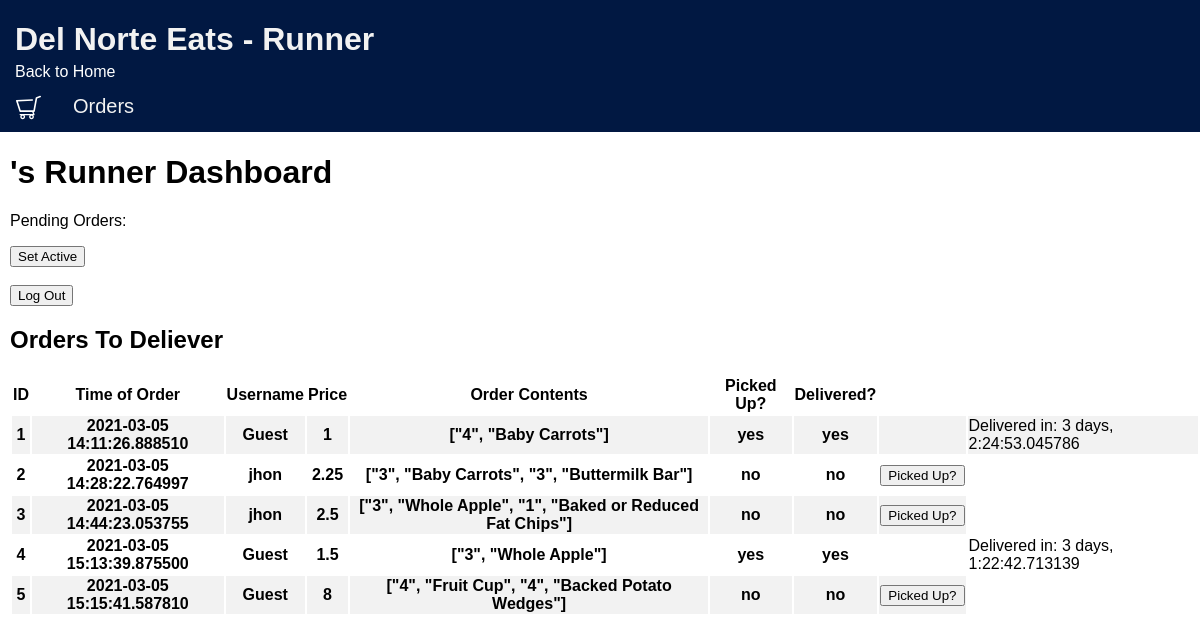
/easter_egg/runner_dashboard, run on an earlier commit of the app's database.
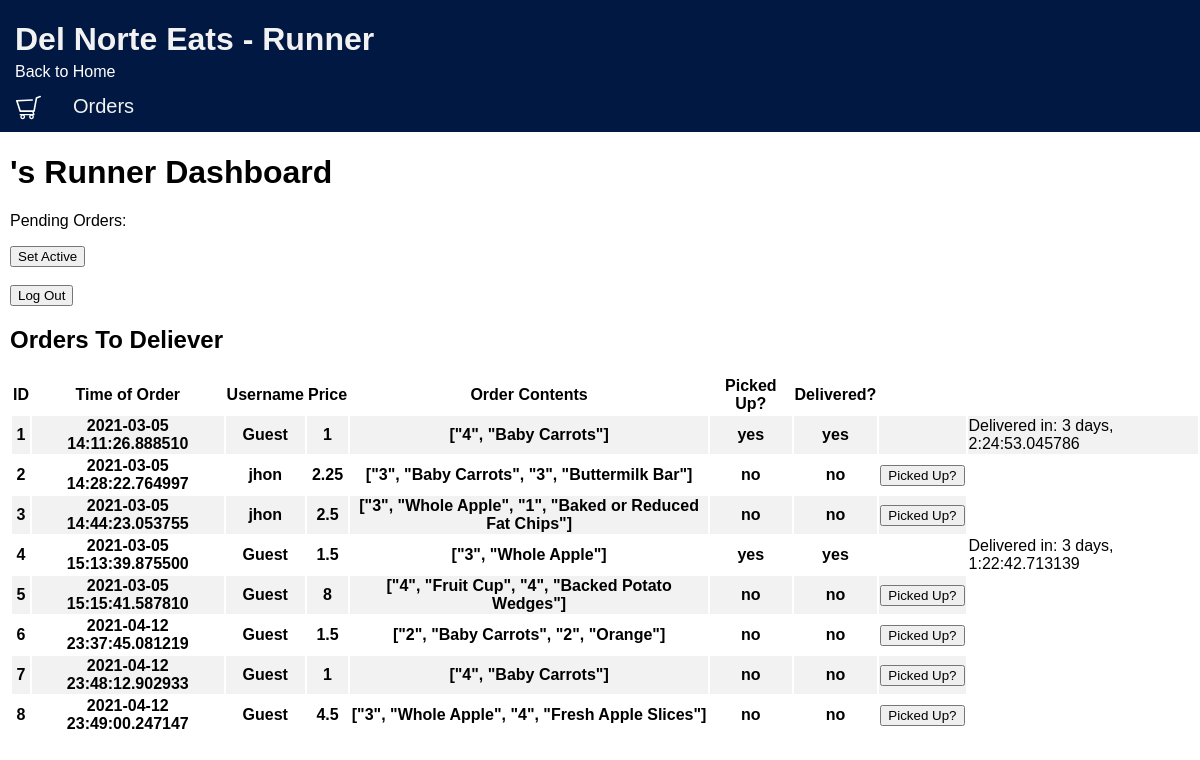
And on a later commit of the database.
### models/module.py (models this page shows, shortened)
class orderEE(db.Model):
    id = db.Column(db.Integer, nullable=True)
    username = db.Column(db.String(15))
    price = db.Column(db.Integer, unique=False, nullable=False)
    order_contents = db.Column(db.String(1000), unique=False, nullable=False)
    time = db.Column(db.DateTime, primary_key=True)
    picked_up = db.Column(db.DateTime)
    delivered = db.Column(db.DateTime)
    pass

### views/easter_egg/view.py (the view)
@easter_egg_bp.route('/runner_dashboard')
def runner_dashboard():
    user_type = 'Runner'
    order_user = per_user()
    button_logic_pickup = []
    button_logic_delivered = []
    order_records = []
    orders = orderEE.query.all()
    for order in orders:
        if order.time != order.picked_up:
            button_logic_pickup.append(1)
            pickup_value = 1
        else:
            button_logic_pickup.append(0)
            pickup_value = 0
        if order.time != order.delivered:
            button_logic_delivered.append(1)
            delivered_value = 1
            total_time = order.delivered - order.time
            print(total_time)
        else:
            button_logic_delivered.append(0)
            delivered_value = 0
        order_dn_dict = {'id': order.id,
                         'username': order.username,
                         'price': order.price,
                         'order contents': order.order_contents,
                         'time': order.time,
                         'picked up': order.picked_up,
                         'delivered': order.delivered,
                         'button_logic_pickup': pickup_value,
                         'button_logic_delivered': delivered_value,
                         'total_time': total_time
                         }
        order_records.append(order_dn_dict)
    return render_template('easter_egg/runner/runner_dashboard.html', user_type=user_type, order_table=order_records)

### views/easter_egg/view.py (called while the page is built)
def per_user():
    if current_user.is_anonymous:
        username = 'Guest'
    else:
        username = current_user.username
    order_user = []
    orders = orderEE.query.filter_by(username=username).all()
    for order in orders:
        order_dn_dict = {'id': order.id,'username': order.username, 'price': order.price, 'order contents': order.order_contents,
                         'time': order.time, 'picked up': order.picked_up, 'delivered': order.picked_up}
        order_user.append(order_dn_dict)
    return order_user

### views/easter_egg/templates/easter_egg/runner/runner_dashboard.html (shortened to what this page needs)
{% extends 'easter_egg/runner/base_egg_runner.html' %}
{% block content %}
<div class="margin_1">
    <h1>{{current_user.username}}'s Runner Dashboard</h1>
    <p>Pending Orders:</p>
    <div>
        <button id="toggle_button" type="button" onclick="toggle()">Set Active</button>
    </div>
    <br>
    <form action="{{url_for('easter_egg_bp.logout_rr')}}" method="post"><input type="submit" value="Log Out"></form>
    <h2>Orders To Deliever</h2>
    <table id="order_table">
        <tr>
            <th>ID</th>
            <th>Time of Order</th>
            <th>Username</th>
            <th>Price</th>
            <th>Order Contents</th>
            <th>Picked Up?</th>
            <th>Delivered?</th>
            <th></th>
        </tr>
        {% for row in order_table %}
        {% set total_time = row["total_time"] %}
        <tr>
            <th>{{ row['id'] }}</th>
            <th>{{ row['time'] }}</th>
            <th>{{ row['username'] }}</th>
            <th>{{ row['price'] }}</th>
            <th>{{ row['order contents'] }}</th>
            <th>
                {% if row['picked up'] == row['time'] %}
                no
                {% else %}
                yes
                {% endif %}
            </th>
            <th>
                {% if row['delivered'] == row['time'] %}
                no
                {% else %}
                yes
                {% endif %}
            </th>
            <td>
                {% if row['button_logic_pickup'] == 1 %}
                <form id="pick_up_button{{loop.index}}" style="display: none;" action={{url_for('.picked_up')}} method="post">
                    <input type="number" name="order_id" value={{row['id']}} style="display: none;">
                    <input type="hidden" name="button_type" value="picked_up">
                    <input type="hidden" name="visibility{{loop.index}}" value="visible" >
                    <input type="submit" value="Picked Up?" onclick="delivery_logic(String({{loop.index}}))">
                </form>
                    {% if row['button_logic_delivered'] == 1 %}
                    <form id="dilivered_button{{loop.index}}" style="display: none;" action={{url_for('.delivered')}} method="post">
                        <input type="number" name="order_id" value={{row['id']}} style="display: none;">
                        <input type="hidden" name="button_type" value="picked_up" >
                        <input type="hidden" name="visibility{{loop.index}}" value="hidden" >
                        <input type="submit" value="delivered?" onclick="delivery_logic(String({{loop.index}})">
                    </form>
                    {% else %}
                    <form id="dilivered_button{{loop.index}}" style="display: inline;" action={{url_for('.delivered')}} method="post">
                        <input type="number" name="order_id" value={{row['id']}} style="display: none;">
                        <input type="hidden" name="button_type" value="picked_up" >
                        <input type="hidden" name="visibility{{loop.index}}" value="hidden" >
                        <input type="submit" value="delivered?" onclick="delivery_logic(String({{loop.index}})">
                    </form>
                    {% endif %}
                {% else %}
                <form id="pick_up_button{{loop.index}}" style="display: inline;" action={{url_for('.picked_up')}} method="post">
                    <input type="submit" value="Picked Up?" onclick="delivery_logic(String({{loop.index}}))">
                </form>
            </td>
            {% endif %}
            {% if row['button_logic_delivered'] == 1 %}
            <td>Delivered in: {{total_time}}</td>
            {% endif %}
        </tr>
        {% endfor %}
    </table>
</div>
{% endblock %}

### views/easter_egg/templates/easter_egg/runner/base_egg_runner.html (shortened to what this page needs)
<!DOCTYPE html>
<html lang="en">
<head>
</head>
<body>
<div class="topnav">
    <div style="margin-left: 15px">
        <a style="all:revert; text-decoration: none;" href={{url_for('easter_egg_bp.index')}}><h1 id="header_title"> Del Norte Eats<span> - Runner</span></h1></a>
        <a id="return_link" href={{url_for('easter_egg_bp.home')}}>Back to Home</a>
    </div>
    <a href="{{url_for('easter_egg_bp.user_nav')}}" style="height: 23px" onmouseover="onHover('/easter_egg/static/images/shopping-cart-yellow.svg');" onmouseout="onHover('/easter_egg/static/images/shopping-cart-white.svg');">
        <img id="menuImg1" src="{{url_for('easter_egg_bp.static', filename='images/shopping-cart-white.svg')}}" alt="Running Man" width="25px">
    </a>
    <a> Orders </a>
</div>
{% block content %}{% endblock %}
</body>
</html>

### views/easter_egg/templates/easter_egg/runner/base_egg_runner.html (style rules this page uses)
body { margin: 0; font-family: Arial, Helvetica, sans-serif; overflow-x: hidden; }
.topnav { overflow: hidden; background-color: #011842; }
.topnav a { float: left; color: #f2f2f2; text-align: center; padding: 14px 16px; text-decoration: none; font-size: 20px; }
#return_link, #return_link:visited { all: revert; text-decoration: none; color: white; }
#header_title { color: #f2f2f2; margin-bottom: 5px; text-align:revert; }

### views/easter_egg/templates/easter_egg/runner/runner_dashboard.html (style rules this page uses)
.margin_1 { margin-left: 10px; }
tr:nth-child(even) { background-color: #f2f2f2; }

What changed in the data, as far as the page shows it:
added orderEE: id "6", time "2021-04-12 23:37:45.081219", username "Guest", price "1.5", order_contents "[\"2\", \"Baby Carrots\", \"2\", \"Orange\"]", shows "no"
added orderEE: id "7", time "2021-04-12 23:48:12.902933", username "Guest", price "1", order_contents "[\"4\", \"Baby Carrots\"]", shows "no"
added orderEE: id "8", time "2021-04-12 23:49:00.247147", username "Guest", price "4.5", order_contents "[\"3\", \"Whole Apple\", \"4\", \"Fresh Apple Slices\"]", shows "no"
